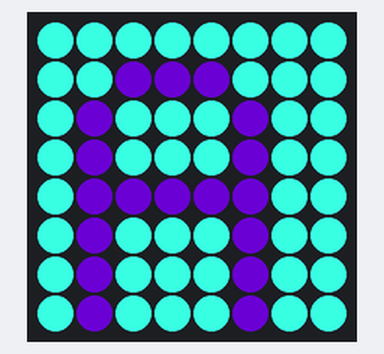
Bench run of a program on a simulated Raspberry Pi (BCM pin numbers) with a Sense HAT. On the bench: the Sense HAT's 8×8 RGB LED matrix. Random numbers come from a fixed seed. At 1.0 s the program stops and its outputs stay as they are.

Above: at 0.1 s.
At 0.6 s:
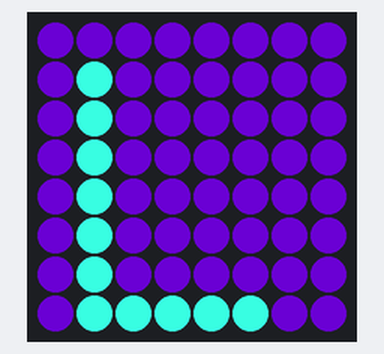

The program:

helloHat.py
```python
from sense_hat import SenseHat
from time import sleep
from random import randint
sense = SenseHat()
blu = (0,0,55)
rosso = (100, 0, 0)
#sense.show_message("Hello World",0.05,text_colour=rosso, back_colour=blu)
rand1 = (randint(0,255), randint(0,255), randint(0,255))
rand2 = (randint(0,255), randint(0,255), randint(0,255))
sense.show_letter("A", text_colour=rand1, back_colour=rand2)
sleep(0.5)
sense.show_letter("L", text_colour=rand2, back_colour=rand1)
sleep(0.5)
sense.clear()
```

Measured:
- what the display in image 1 shows lasts 0.5 s, from 0.5 s to 1.0 s
